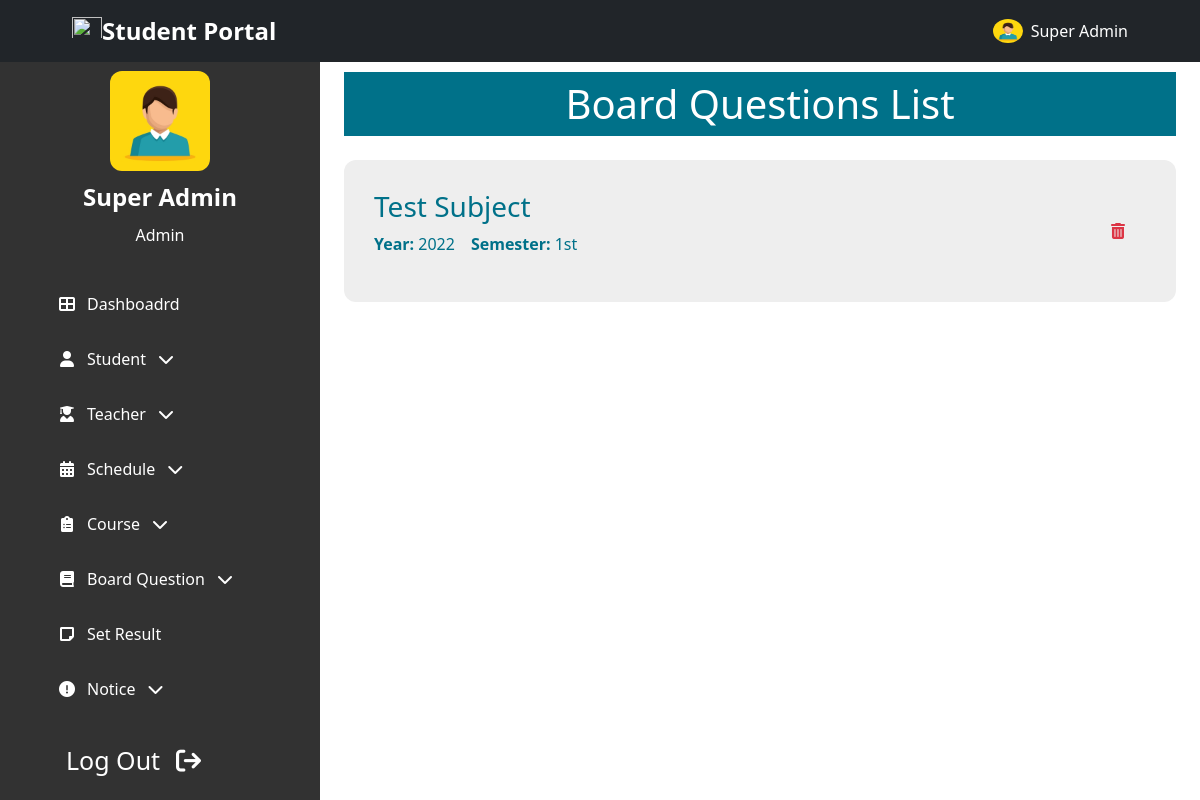
The app's page /admin/board_question_list.php (signed in), older data.
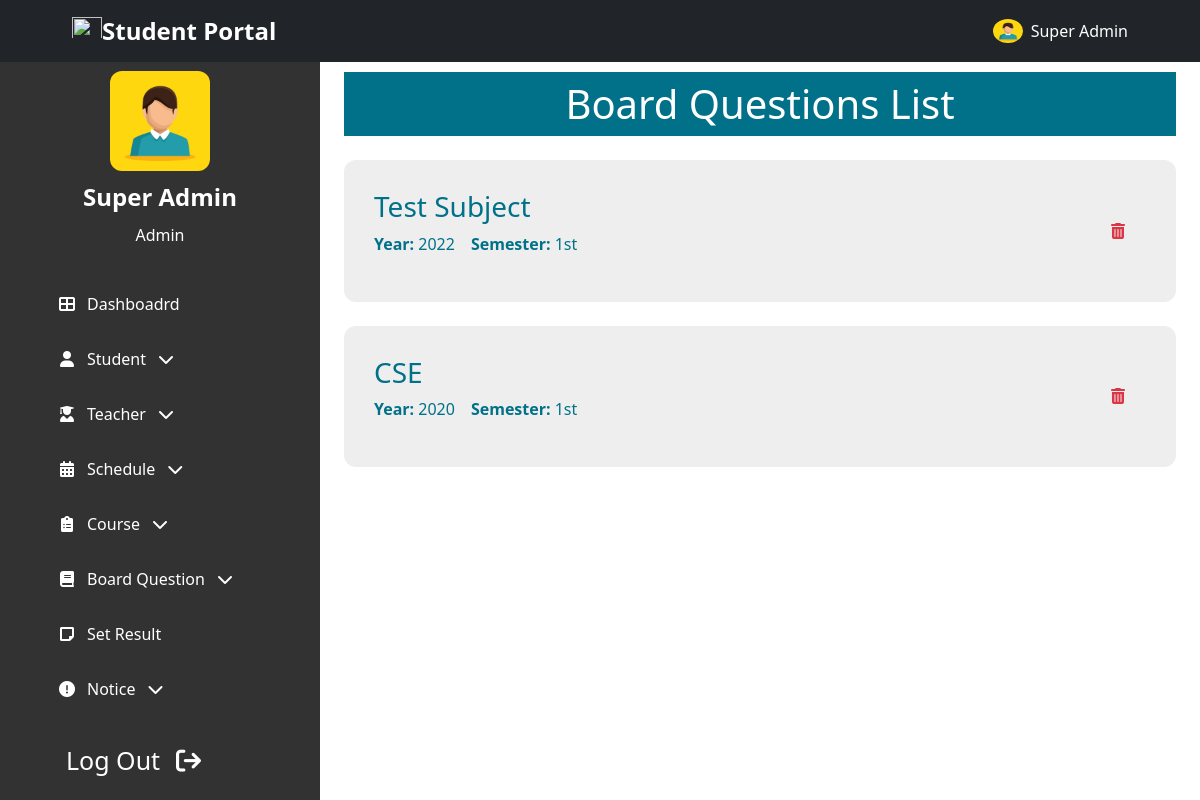
The same page, newer data.
### tables this page shows
CREATE TABLE `Board_Q` (
  `id` int NOT NULL,
  `semester` int NOT NULL,
  `year` int NOT NULL,
  `course` varchar(50) NOT NULL,
  `question` varchar(255) NOT NULL,
  `updated_at` timestamp NOT NULL DEFAULT CURRENT_TIMESTAMP ON UPDATE CURRENT_TIMESTAMP,
  `created_at` timestamp NOT NULL DEFAULT CURRENT_TIMESTAMP
);

### admin/backend/boardq_list.php (called while the page is built, shortened)
<?php
    $sql    =   "SELECT * FROM `Board_Q` WHERE 1";
    $query  =   mysqli_query($conn, $sql);
    $bq  =   mysqli_fetch_all($query, MYSQLI_ASSOC);
?>

### admin/board_question_list.php (the view, shortened to what this page needs)
<!DOCTYPE html>
<html lang="en">
<?php
    include "admin_head.php";
    include "backend/boardq_list.php";
?>
<body class="">
<?php include "../header_nav.php";?>
    <section class="header-container">
        <?php include "admin_sidebar.php";?>
    </section>
    <section id="home-container"  class="home-container active-2"">
        <div class="px-4 py-5 mt-4">
            <h1 class="common-background-2 p-2 text-center">Board Questions List</h1>
            <?php
            if(!empty($bq))
            {
                foreach($bq as $b)
                {
            ?>
            <div class="my-4">
                <div class="common-card d-flex justify-content-between align-items-center">
                    <div>
                        <h3><?php echo $b['course']; ?></h3>
                        <div class="d-flex flex-column flex-md-row">
                            <p class="pe-3"><span class="fw-bold">Year:</span> <?php echo $b['year']; ?></p>
                            <p><span class="fw-bold">Semester:</span>
                            <?php
                                if($b['semester'] == 1)
                                    echo "1st";
                            ?>
                            </p>
                        </div>
                    </div>
                    <div class="delete-edit-container">
                        <form method="post" style="display: contents;width: fit-content;">
                            <button type="submit" name="delete" id="delete" class="btn text-danger" value="<?php echo $b['id']; ?>">
                                <i class="fas fa-trash-alt px-0 px-lg-2"></i>
                            </button>
                        </form>
                    </div>
                </div>
            </div>
            <?php
                }
            }
            ?>
        </div>
    </section>
</body>
</html>

### admin/admin_head.php (shortened to what this page needs)
<head>
    <link rel="stylesheet" href="../style.css">
    <link rel="stylesheet" href="https://cdnjs.cloudflare.com/ajax/libs/font-awesome/6.0.0/css/all.min.css"
 />
    <link href="https://cdn.jsdelivr.net/npm/bootstrap@5.1.3/dist/css/bootstrap.min.css" rel="stylesheet">
</head>

### header_nav.php (shortened to what this page needs)
<header id="header-nav">
<nav class="navbar navbar-expand-lg navbar-dark bg-dark fixed-top top-bar-padding">
    <div class="container-fluid">
        <a class="navbar-brand fw-bold fs-4" href="#"> <img src="../images/versity-logo.png" alt="" width="30" height="24" class="d-inline-block align-text-top"><span class="">Student Portal</span></a>
        <div class="d-flex text-white align-items-center">
        <img src="../images/profile.jpg" alt="" width="30" height="24" class="d-inline-block align-text-top rounded-circle">
            <p class="ps-2 mb-0">
                <?php echo $_SESSION['name']; ?>
            </p>
        </div>
        </div>
</nav>
</header>

### admin/admin_sidebar.php (shortened to what this page needs)
<div id="sidebar" class="common-background link-no-style sidebar active">
    <div class="container">
        <div id="sidebar-main-content" class="sidebar-main-content active">
        <div class="profile_content">
            <div class="profile">
                <div class="profile_details">
                    <img src="../images/profile.jpg" alt="">
                    <div class="name_job text-center">
                        <div class="name fw-bold fs-4 py-2"><?php echo $_SESSION['name']; ?></div>
                        <div class="job">Admin</div>
                    </div>
                </div>
            </div>
        </div>
        <div class="">
            <ul class="nav_list p-0">
                <li class="">
                    <a class="" href="../admin/admin_home.php"><i class="fas fa-th-large"></i><span class="links_name">Dashboadrd</span></a>
                </li>
                <li onclick="dropDownEvent('student')" id="student-menu" class="icon-link-dropdown">
                    <a class="" href="#"><i class="fas fa-user"></i><span class="links_name">Student</span><i class="fas fa-chevron-down arrow"></i></a>
                </li>
                <li onclick="dropDownEvent('teacher')" id="teacher-menu" class="icon-link-dropdown">
                    <a class="" href="#"><i class="fas fa-user-graduate"></i><span class="links_name">Teacher</span><i class="fas fa-chevron-down arrow"></i></a>
                </li>
                <li onclick="dropDownEvent('schedule')" id="schedule-menu" class="icon-link-dropdown">
                    <a class="" href="#"><i class="fas fa-calendar-alt"></i><span class="links_name">Schedule</span><i class="fas fa-chevron-down arrow"></i></a>
                </li>
                <li onclick="dropDownEvent('course')" id="course-menu" class="icon-link-dropdown">
                    <a class="" href="#"><i class="fas fa-clipboard-list"></i><span class="links_name">Course</span><i class="fas fa-chevron-down arrow"></i></a>
                </li>
                <li onclick="dropDownEvent('question')" id="question-menu" class="icon-link-dropdown">
                    <a class="" href="#"><i class="fas fa-book"></i></i><span class="links_name">Board Question</span><i class="fas fa-chevron-down arrow"></i></a>
                </li>
                <li class="">
                    <a class="" href="../admin/set_result.php"><i class="fas fa-sticky-note"></i><span class="links_name">Set Result</span></a>
                </li>
                <li onclick="dropDownEvent('notice')" id="notice-menu" class="icon-link-dropdown">
                    <a class="" href="#"><i class="fas fa-exclamation-circle"></i><span class="links_name">Notice</span><i class="fas fa-chevron-down arrow"></i></a>
                </li>
            </ul>
        </div>
        <div id="log_out" class="">
            <a class="log-out py-2 px-4" href="/backend/logout.php">Log Out<i class="fas fa-sign-out ps-3"></i></a>
        </div>
        </div>
</div>
</div>

### style.css (style rules this page uses)
body { font-family: "Roboto", sans-serif; }
.common-background { background-color: #1c1c1ce6; color: white; }
.common-background-2 { background-color: #007189; color: white; }
.link-no-style a { text-decoration: none; color: white; }
.link-no-style ul { list-style-type: none; }
.top-bar-padding { padding-left: 60px; padding-right: 60px; }
.header-container { position: relative; min-height: 100%; width: 100%; overflow-x: hidden; overflow-y: scroll; }
.sidebar { position: fixed; top: 55px; left: 0; height: 100%; overflow-y: scroll; width: 80px; padding: 6px 30px; transition: all 0.4s ease-in; }
.sidebar.active { width: 320px; }
.sidebar-main-content { visibility: hidden; opacity: 0; transition: visibility 0s ease-in-out, opacity 0.5s ease-in; }
.sidebar-main-content.active { visibility: visible; opacity: 1; }
.sidebar ul { margin-top: 20px; }
.sidebar ul li { position: relative; width: 100%; margin: 0 5px; list-style: none; line-height: 55px; }
.sidebar ul li a { display: flex; align-items: center; border-radius: 10px; transition: all 0.3s ease-in; }
.sidebar ul li a i { height: 55px; min-width: 40px; border-radius: 10px; line-height: 55px; text-align: center; }
.log-out { text-decoration: none; text-align: center; border-radius: 10px; width: 100%; }
.sidebar .profile_content .profile { position: relative; padding: 10px 6px; }
.profile_details { display: flex; flex-direction: column; align-items: center; justify-content: center; }
.profile_details img { height: 100px; width: 100px; object-fit: cover; border-radius: 12px; }
#log_out { line-height: 55px; font-size: 25px; border-radius: 12px; }
.home-container { position: absolute; height: 100%; width: calc(100% - 80px); left: 80px; top: 0%; transition: all 0.4s ease-in; }
.home-container.active-2 { width: calc(100% - 320px); left: 320px; }
.common-card { background-color: #eee; color: #007189; border-radius: 12px; padding: 30px 30px; transition: all 0.3s ease; }
.delete-edit-container { cursor: pointer; }

Row changes from the older to the newer data that the page shows:
added board_q: course "CSE", year "2020", semester "1st", $b['id'] 3 (drawn)
